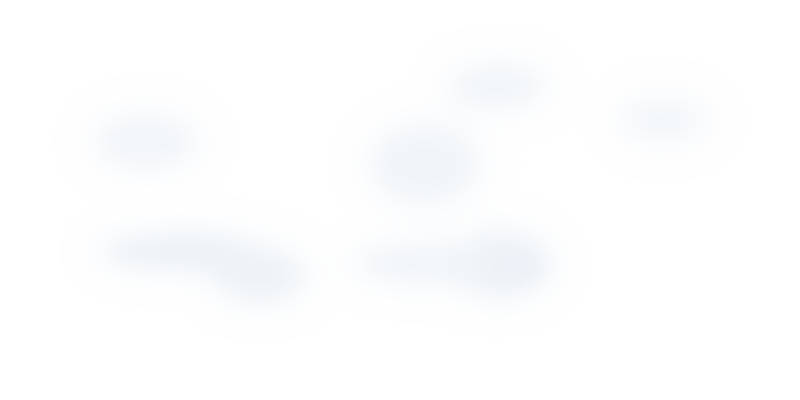
#> input picture art/concepts/env_fx_cloud_mist_20261011/cloud_candidate.png, 800 x 400 px, given in place of near_path_02.webp, which was not available
$ python generate_mist_density_anim.py
#> lines starting #> are read from the running program, lines starting #| are printed output that depends on the picture; after the words box and inside, x2 and y2 are one past the last pixel; in counts of white or black regions, pixels touching at a corner belong together; pictures that were not available may be replaced by others from this repository, and a replacement may not be noted
#!/usr/bin/env python3
"""Reproducible generator for lake/creek mist isolation candidate (#749).

Two hand-painted mist layers (derived from approved mist_candidate.png) +
multi-scale continuous alpha/micro-deform modulation + soft spatial envelope.
Foreground path / cottage / bridge / paper rim stay pixel-stable across frames.

Aligned with godot_preview/mist_density.gdshader defaults.
# 2026-10-14 加强运动：整数谐波聚散 + 可见漂移/抬升。phase 与 phase+2π 相同。
# 手绘层本身横向几乎均匀，平移必须带动调制波；覆盖度只乘一次，避免运动被平方吃掉。
"""
from __future__ import annotations

import argparse
import os
import shutil

import numpy as np
from PIL import Image, ImageDraw, ImageFilter

# Defaults mirrored by mist_density.gdshader / mist_density_preview.tscn
BASE_SIZE = (1672, 941)
# 雾带重心放到湖面与溪水上方。手绘层是横向均匀的竖向渐变，落点由原点决定。
# 远层在 phase=π（抬升最大）时，密度峰值落在湖面 y≈430，而不是近岸草地。
# 近层密度峰值落在前景溪床。草地靠包络挖空，运动幅度不减弱。
FAR_ORIGIN = (40, 70)
NEAR_ORIGIN = (20, 380)
FAR_SCALE = 1.0  # layers already pre-scaled into mist_far/near pngs
NEAR_SCALE = 1.0
# 调制分母（层像素）。波长 = 2π * 分母；一圈平移一个大团波长。
FAR_MOD_XX = 230.0
FAR_MOD_YY = 160.0
FAR_MOD_FINE = 92.0
NEAR_MOD_XX = 145.0
NEAR_MOD_YY = 110.0
NEAR_MOD_FINE = 60.0
# 水平漂移（像素，sin(phase)）。带动层空间里的浓淡波，不是空移一块均匀色带。
FAR_DRIFT_PX = 150.0
NEAR_DRIFT_PX = -120.0
# 垂直抬升（像素）。(1-cos(phase))/2：起点贴谷底，中点抬到最高，一圈回到起点。
FAR_LIFT_PX = 48.0
NEAR_LIFT_PX = 62.0
# 微形变幅度（像素）。空间周期须与 shader 常量一致。
FAR_DEFORM = 22.0
NEAR_DEFORM = 30.0
DEFORM_X_PERIOD = 160.0
DEFORM_Y_PERIOD = 300.0
# 近层相位错开，避免两层同步呼吸
NEAR_PHASE = 2.1
# 远层相对强度
FAR_STRENGTH = 0.90
# 单层覆盖上限，峰值是乳白色雾团，不是铺满的死白
CA_CAP = 170.0
# 旧谷地整条软带的模糊半径。水面包络改用 WATER_BLUR / EDGE_BLUR，这个值留着对照。
BLUR_RADIUS = 26
# 只在这两扇窗里认水面。窗外的蓝灰是远山和松林，不能收成雾。
LAKE_WINDOW = (590, 408, 870, 476)
CREEK_WINDOW = (155, 530, 390, 870)
# 膨胀之后还允许留雾的范围。比检测窗宽一圈，仍然不进中央草地。
LAKE_ALLOW = (545, 372, 905, 484)
CREEK_ALLOW = (120, 520, 390, 890)
LAKE_LOFT_PX = (16, 34)
# 溪水细脊，只补蓝水检测的断口，半宽很小，膨胀后才形成贴水面的雾。
CREEK_CENTERLINE = (
    (318, 548),
    (286, 590),
    (262, 635),
    (248, 680),
    (232, 730),
    (236, 780),
    (218, 825),
    (206, 870),
)
CREEK_SPINE_RADIUS = 8
# 水面外扩。太大就会盖住河岸草地。
WATER_DILATE = 14
LOFT_DILATE = 8
# 中央与右侧草坪。溪水在这条线左侧，湖面在这条线上方。
MEADOW_BOX = (430, 508, 1672, 941)
# Hard protect ellipses / polygons (black = protect) before the last soft blur
PATH_ELLIPSE = (400, 780, 1150, 970)  # 近景小路
COTTAGE_BOX = (1120, 340, 1640, 800)  # 木屋含屋顶
# 只挖桥面，不再用大矩形把桥下溪水一起挖掉
BRIDGE_BOX = (150, 468, 430, 552)
PAPER_RIM = 28  # fade outer paper edge
WATER_BLUR = 18
EDGE_BLUR = 8


def mist_modulation(phase: float, xx: np.ndarray, yy: np.ndarray, mod_xx: float, mod_yy: float, mod_fine: float) -> np.ndarray:
    """整数谐波聚散。只用 1× 与 2×，phase=0 与 phase=2π 相同，循环缝无跳变。

    大团每圈平移一个波长（中点相对起点错开半个波长）；细团两圈、反向。
    """
    bank = np.sin(phase + xx / mod_xx + yy / (mod_yy * 1.7))
    wisp = np.sin(phase * 2.0 - xx / mod_fine + yy / mod_yy)
    # 薄隙仍留一点雾，峰值拉到明显的一团
    mod = 0.12 + 0.58 * bank + 0.30 * wisp
    return np.clip(mod, 0.02, 1.0)


def _stroke_ribbon(draw: ImageDraw.ImageDraw, points: tuple[tuple[int, int], ...], radius: int) -> None:
    """沿溪水中心线画圆头雾带。白=允许雾。"""
    if len(points) >= 2:
        draw.line(list(points), fill=255, width=max(1, radius * 2), joint="curve")
    for x, y in points:
        draw.ellipse((x - radius, y - radius, x + radius, y + radius), fill=255)


def _dilate_mask(mask_u8: np.ndarray, radius: int) -> np.ndarray:
    """方形最大值膨胀。半径按像素，用来让雾贴着水面稍稍挂出来。"""
    im = Image.fromarray(mask_u8, "L")
    left = int(radius)
    while left > 0:
        step = min(7, left)
        im = im.filter(ImageFilter.MaxFilter(step * 2 + 1))
        left -= step
    return np.array(im)


def _water_core(base_img: Image.Image) -> np.ndarray:
    """蓝水面，外加溪廊里的白沫。返回 0/255。"""
    rgb = np.array(base_img.convert("RGB")).astype(np.int16)
    rr, gg, bb = rgb[:, :, 0], rgb[:, :, 1], rgb[:, :, 2]
    h, w = rr.shape
    ys = np.arange(h)[:, None]
    xs = np.arange(w)[None, :]

    def _inside(window: tuple[int, int, int, int]) -> np.ndarray:
        x0, y0, x1, y1 = window
        return (xs >= x0) & (xs < x1) & (ys >= y0) & (ys < y1)

    # 溪、湖的蓝水。纸边、远山蓝灰和暖色草地进不来。
    water = (bb > rr + 14) & (bb > gg + 2) & (bb > 85) & (rr < 235)
    water &= _inside(LAKE_WINDOW) | _inside(CREEK_WINDOW)
    # 溪床白沫不够蓝，只在溪廊里收，避免把云和纸边算成水。
    foam = (bb > 168) & (bb + 8 >= gg) & (bb + 6 >= rr) & (rr < 240)
    foam &= _inside(CREEK_WINDOW)
    core = np.where(water | foam, 255, 0).astype(np.uint8)
    # 湖面再向上抬一层，雾浮在湖水上方，不向近岸草地铺。
    lx0, ly0, lx1, ly1 = LAKE_WINDOW
    lake = (core > 0) & (ys >= ly0) & (ys <= ly1) & (xs >= lx0) & (xs <= lx1)
    loft = np.zeros_like(lake)
    for shift in LAKE_LOFT_PX:
        loft[:-shift] |= lake[shift:]
    spine = Image.new("L", (w, h), 0)
    _stroke_ribbon(ImageDraw.Draw(spine), CREEK_CENTERLINE, CREEK_SPINE_RADIUS)
    out = np.maximum(core, np.array(spine))
    out = np.maximum(out, np.where(loft, 255, 0).astype(np.uint8))
    return out


def build_envelope(base_img: Image.Image) -> Image.Image:
    """白=允许雾，黑=保护。雾贴着湖面和溪水，中央草地挖空。"""
    w, h = base_img.size
    core = _water_core(base_img)
    # 湖面抬升那一层少扩一点，避免爬上远岸山坡；水面本身按 WATER_DILATE 挂出一圈。
    lx0, ly0, lx1, ly1 = LAKE_WINDOW
    ys = np.arange(h)[:, None]
    xs = np.arange(w)[None, :]
    lake_band = (ys >= ly0 - max(LAKE_LOFT_PX)) & (ys <= ly1) & (xs >= lx0) & (xs <= lx1)
    halo = _dilate_mask(core, WATER_DILATE)
    # 抬升层如果被同样膨胀，会在山坡上摊开。山坡上只留未膨胀的核心。
    hillside = lake_band & (ys < ly0)
    halo[hillside] = core[hillside]
    # 膨胀不得逃出湖面/溪水允许区，远山和中央草地保持无雾。
    allow = np.zeros_like(halo, dtype=bool)
    for window in (LAKE_ALLOW, CREEK_ALLOW):
        x0, y0, x1, y1 = window
        allow |= (xs >= x0) & (xs < x1) & (ys >= y0) & (ys < y1)
    halo[~allow] = 0
    # 绿岸压低。水面核心保持满强度，草地只留很窄的一圈软边。
    rgb = np.array(base_img.convert("RGB")).astype(np.int16)
    green = (rgb[:, :, 1] > rgb[:, :, 2] + 10) & (core == 0)
    halo = halo.astype(np.float32)
    halo[green] *= 0.22
    env = Image.fromarray(np.clip(halo, 0, 255).astype(np.uint8), "L").filter(ImageFilter.GaussianBlur(radius=WATER_BLUR))
    # 草坪、小路、屋顶、桥面、纸边。先挖再轻模糊，岸边软、草地不铺雾。
    draw = ImageDraw.Draw(env)
    draw.rectangle(list(MEADOW_BOX), fill=0)
    draw.ellipse(list(PATH_ELLIPSE), fill=0)
    draw.rectangle(list(COTTAGE_BOX), fill=0)
    draw.rectangle(list(BRIDGE_BOX), fill=0)
    draw.rectangle([0, 0, w, PAPER_RIM], fill=0)
    draw.rectangle([0, h - PAPER_RIM, w, h], fill=0)
    draw.rectangle([0, 0, PAPER_RIM, h], fill=0)
    draw.rectangle([w - PAPER_RIM, 0, w, h], fill=0)
    env = env.filter(ImageFilter.GaussianBlur(radius=EDGE_BLUR))
    return env


def build_protect_masks(size: tuple[int, int]) -> tuple[Image.Image, Image.Image, Image.Image]:
    """Semantic allow-masks (white allow) for optional hard gate in shader."""
    def allow() -> Image.Image:
        return Image.new("L", size, 255)

    path = allow()
    ImageDraw.Draw(path).ellipse(list(PATH_ELLIPSE), fill=0)
    cottage = allow()
    ImageDraw.Draw(cottage).rectangle(list(COTTAGE_BOX), fill=0)
    bridge = allow()
    ImageDraw.Draw(bridge).rectangle(list(BRIDGE_BOX), fill=0)
    return path, cottage, bridge


def _muldiv255(a: np.ndarray, b: np.ndarray) -> np.ndarray:
    t = a.astype(np.int32) * b.astype(np.int32) + 128
    return ((t >> 8) + t) >> 8


def sample_layer(
    layer_rgba: np.ndarray,
    base_px_x: np.ndarray,
    base_px_y: np.ndarray,
    origin: tuple[int, int],
    phase: float,
    drift_px: float,
    lift_px: float,
    deform: float,
    mod_xx: float,
    mod_yy: float,
    mod_fine: float,
    strength: float,
) -> tuple[np.ndarray, np.ndarray]:
    """直线 RGB 与覆盖度 ca。覆盖度稍后只与包络相乘一次。"""
    h, w = layer_rgba.shape[:2]
    ox, oy = origin
    # 水平漂移带动调制采样点；垂直抬升让雾带边缘一圈内升起再落下
    drift = drift_px * np.sin(phase)
    lift = lift_px * (1.0 - np.cos(phase)) * 0.5
    lx = base_px_x - ox - drift + deform * 0.55 * np.sin(phase * 2.0 + base_px_y / DEFORM_X_PERIOD)
    ly = base_px_y - oy - lift + deform * np.cos(phase + base_px_x / DEFORM_Y_PERIOD)
    xi = np.floor(lx).astype(np.int32)
    yi = np.floor(ly).astype(np.int32)
    inside = (xi >= 0) & (xi < w) & (yi >= 0) & (yi < h)
    rgb = np.zeros(base_px_x.shape + (3,), dtype=np.float64)
    a = np.zeros(base_px_x.shape, dtype=np.int32)
    if not inside.any():
        return rgb, a
    xs = xi[inside]
    ys = yi[inside]
    pix = layer_rgba[ys, xs]
    mod = mist_modulation(phase, xs.astype(np.float64), ys.astype(np.float64), mod_xx, mod_yy, mod_fine)
    ca = np.clip(np.floor(pix[:, 3].astype(np.float64) * mod * strength), 0, CA_CAP).astype(np.int32)
    rgb[inside] = pix[:, :3]
    a[inside] = ca
    return rgb, a


def composite_frame(
    base_rgb: np.ndarray,
    far: np.ndarray,
    near: np.ndarray,
    mask_u8: np.ndarray,
    phase: float,
    strength: float = 1.0,
) -> np.ndarray:
    h, w = base_rgb.shape[:2]
    yy, xx = np.mgrid[0:h, 0:w].astype(np.float64)
    far_rgb, far_a = sample_layer(
        far, xx, yy, FAR_ORIGIN, phase, FAR_DRIFT_PX, FAR_LIFT_PX, FAR_DEFORM,
        FAR_MOD_XX, FAR_MOD_YY, FAR_MOD_FINE, strength * FAR_STRENGTH,
    )
    near_rgb, near_a = sample_layer(
        near, xx, yy, NEAR_ORIGIN, phase + NEAR_PHASE, NEAR_DRIFT_PX, NEAR_LIFT_PX, NEAR_DEFORM,
        NEAR_MOD_XX, NEAR_MOD_YY, NEAR_MOD_FINE, strength,
    )
    # 先远后近。覆盖度 = ca 与包络各乘一次，雾色按这个比例盖到原画上。
    out = base_rgb.astype(np.float64)
    mask_i = mask_u8.astype(np.int32)
    for rgb, a in ((far_rgb, far_a), (near_rgb, near_a)):
        cov = _muldiv255(a, mask_i).astype(np.float64) / 255.0
        out = rgb * cov[..., None] + out * (1.0 - cov[..., None])
    return np.clip(np.round(out), 0, 255).astype(np.uint8)


def _paths(base_path, far_path, near_path):
    script_dir = os.path.dirname(os.path.abspath(__file__))
    repo_root = os.path.abspath(os.path.join(script_dir, "..", "..", ".."))
    if base_path is None:
        base_path = os.path.join(repo_root, "assets", "holiday", "exploration", "near_path_02.webp")
    if far_path is None:
        far_path = os.path.join(script_dir, "mist_far_layer.png")
    if near_path is None:
        near_path = os.path.join(script_dir, "mist_near_layer.png")
    return script_dir, repo_root, base_path, far_path, near_path


# [12 lines left out: function export_preview, not called in this run]


def generate(out_dir=None, n_frames=40, base_path=None, far_path=None, near_path=None, export_preview_tex=False):
    script_dir, _repo, base_path, far_path, near_path = _paths(base_path, far_path, near_path)
    if out_dir is None:
        out_dir = os.path.join(script_dir, "anim_frames")
    os.makedirs(out_dir, exist_ok=True)

    base_img = Image.open(base_path).convert("RGBA")
    if base_img.size != BASE_SIZE:
        print(f"WARN: base size {base_img.size} != {BASE_SIZE}")
    far_img = Image.open(far_path).convert("RGBA")
    near_img = Image.open(near_path).convert("RGBA")
    env = build_envelope(base_img)
    path_m, cottage_m, bridge_m = build_protect_masks(base_img.size)
    mask_u8 = np.array(env.convert("L"))
    base_rgb = np.array(base_img.convert("RGB"))
    far = np.array(far_img)
    near = np.array(near_img)

    for i in range(n_frames):
        phase = i / n_frames * 2 * np.pi
        frame = composite_frame(base_rgb, far, near, mask_u8, phase)
        Image.fromarray(frame, "RGB").save(os.path.join(out_dir, f"mist_frame_{i:02d}.png"), optimize=True)

    # Low-motion static: phase 0 with reduced strength
    static = composite_frame(base_rgb, far, near, mask_u8, 0.0, strength=0.35)
    Image.fromarray(static, "RGB").save(os.path.join(out_dir, "mist_static_low_motion.png"), optimize=True)

    # Sample frames
    sample_dir = os.path.join(script_dir, "sample_frames")
    os.makedirs(sample_dir, exist_ok=True)
    for idx in (0, 10, 20, 30):
        src = os.path.join(out_dir, f"mist_frame_{idx:02d}.png")
        if os.path.isfile(src):
            shutil.copy2(src, os.path.join(sample_dir, f"mist_frame_{idx:02d}.png"))
    shutil.copy2(os.path.join(out_dir, "mist_static_low_motion.png"), os.path.join(sample_dir, "mist_static_low_motion.png"))

    # 保护区应几乎不动；水面浓淡在首帧与中帧必须肉眼可辨。循环缝应接近相邻帧，而不是跳变。
    f0 = np.array(Image.open(os.path.join(out_dir, "mist_frame_00.png")))
    f1 = np.array(Image.open(os.path.join(out_dir, "mist_frame_01.png")))
    f10 = np.array(Image.open(os.path.join(out_dir, "mist_frame_10.png")))
    f20 = np.array(Image.open(os.path.join(out_dir, "mist_frame_20.png")))
    f39 = np.array(Image.open(os.path.join(out_dir, "mist_frame_39.png")))
    protect = mask_u8 < 8
    # 包络里较实的部分现在是湖面和溪水，不再是整条谷地。
    water_band = mask_u8 > 100

    def _motion(a, b, label):
        d = np.abs(a.astype(np.int16) - b.astype(np.int16))
        ch = d.max(axis=2)
        water_mean = float(d[water_band].mean()) if water_band.any() else -1.0
        protect_max = int(d[protect].max()) if protect.any() else -1
        print(
            f"{label} mean {d.mean():.2f} water {water_mean:.2f} "
            f"frac>8 {(ch > 8).mean():.3f} frac>20 {(ch > 20).mean():.3f} "
            f"max {int(d.max())} protect_max {protect_max}"
        )

    _motion(f0, f1, "frame00 vs 01")
    _motion(f0, f10, "frame00 vs 10")
    _motion(f0, f20, "frame00 vs 20")
    _motion(f0, f39, "frame00 vs 39 seam")

    env.save(os.path.join(script_dir, "mask_envelope.png"), optimize=True)
    if export_preview_tex:
        export_preview(script_dir, base_img, far_img, near_img, env, path_m, cottage_m, bridge_m)

    print(f"Generated {n_frames} frames + static in {out_dir}")
    print(f"Base: {base_path}")
    print(f"Far: {far_path}")
    print(f"Near: {near_path}")


def main():
    ap = argparse.ArgumentParser(description="Generate #749 mist isolation candidate frames")
    ap.add_argument("--frames", type=int, default=40)
    ap.add_argument("--out", default=None)
    ap.add_argument("--base", default=None)
    ap.add_argument("--far", default=None)
    ap.add_argument("--near", default=None)
    ap.add_argument("--export-preview", action="store_true")
    args = ap.parse_args()
    generate(
        out_dir=args.out,
        n_frames=args.frames,
        base_path=args.base,
        far_path=args.far,
        near_path=args.near,
        export_preview_tex=args.export_preview,
    )
#> in generate, base_img is the input picture: PIL image 800x400 RGBA; mean R, G, B, A 237.1, 242.8, 248.5, 16.3
#| WARN: base size (800, 400) != (1672, 941)
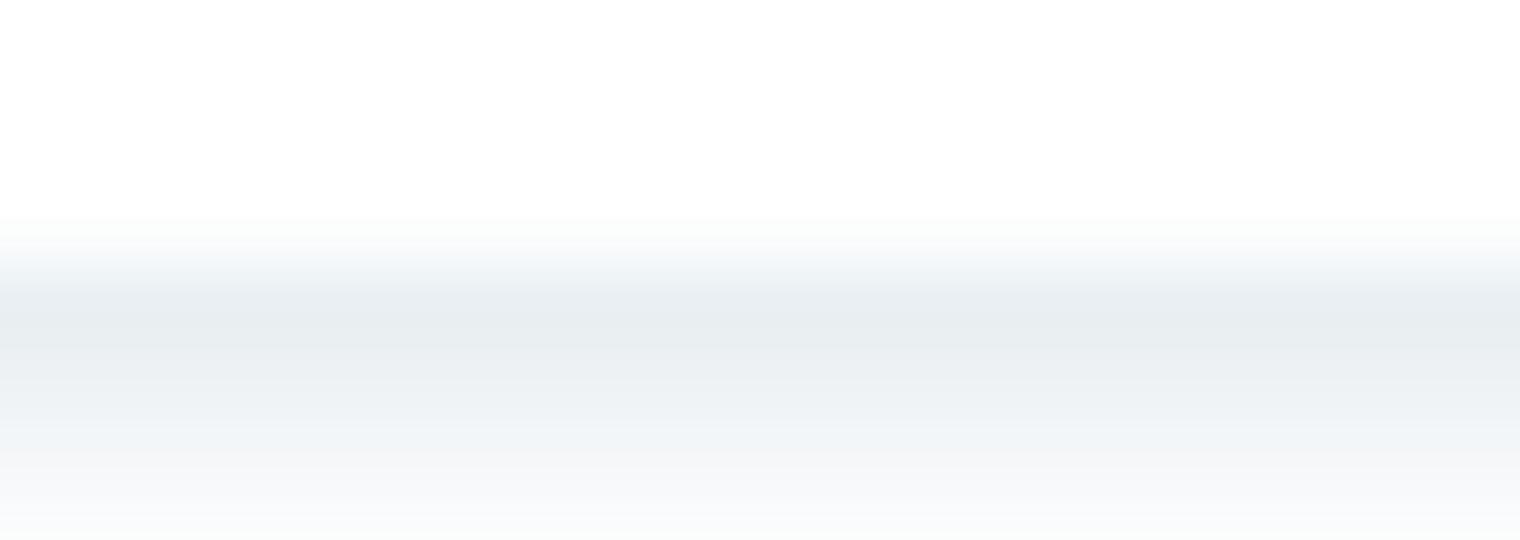
#> input picture art/concepts/env_fx_mist_20261014/mist_far_layer.png, 1520 x 540 px
#> in generate, far_img is the input picture: PIL image 1520x540 RGBA; mean R, G, B, A 141.2, 145.3, 148.4, 67.1
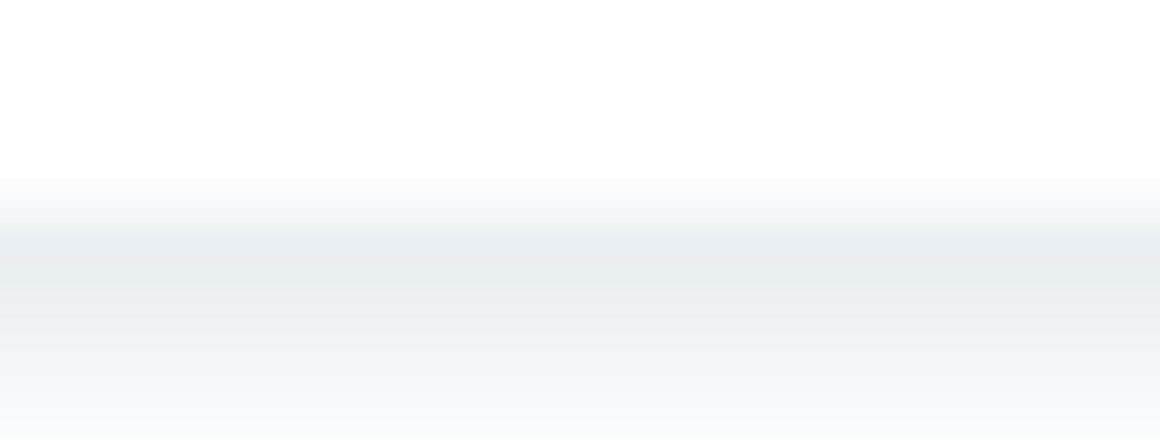
#> input picture art/concepts/env_fx_mist_20261014/mist_near_layer.png, 1160 x 440 px
#> in generate, near_img is the input picture: PIL image 1160x440 RGBA; mean R, G, B, A 141.2, 145.2, 148.2, 67.1
#> in _water_core, `water = (bb > rr + 14) & (bb > gg + 2) & (bb > 85) & (rr < 235)`:
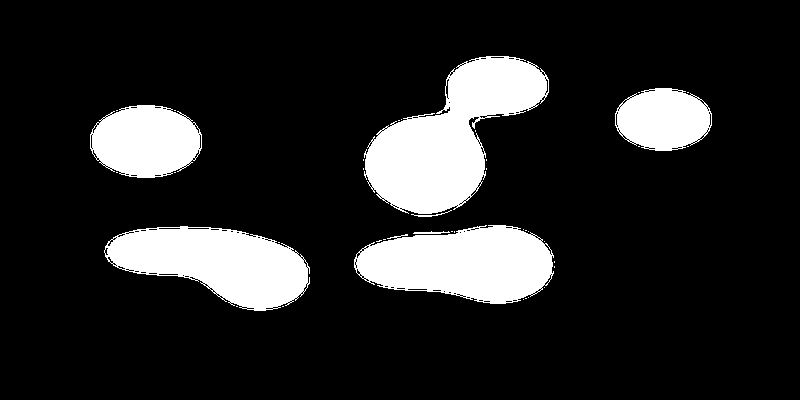
#> water: shape (400, 800) bool; 15% white; 39 white regions (32 under 20 px), largest, box (x1, y1, x2, y2) and area: (364, 56, 549, 214) 14726, (354, 225, 554, 304) 11311, (104, 226, 310, 311) 10832
#> in _water_core, `water &= _inside(LAKE_WINDOW) | _inside(CREEK_WINDOW)`: water: shape (400, 800) bool; 14.99% of pixels changed, all inside (x1, y1, x2, y2) = (90, 56, 712, 311)
#> in _water_core, `foam = (bb > 168) & (bb + 8 >= gg) & (bb + 6 >= rr) & (rr < 240)`:
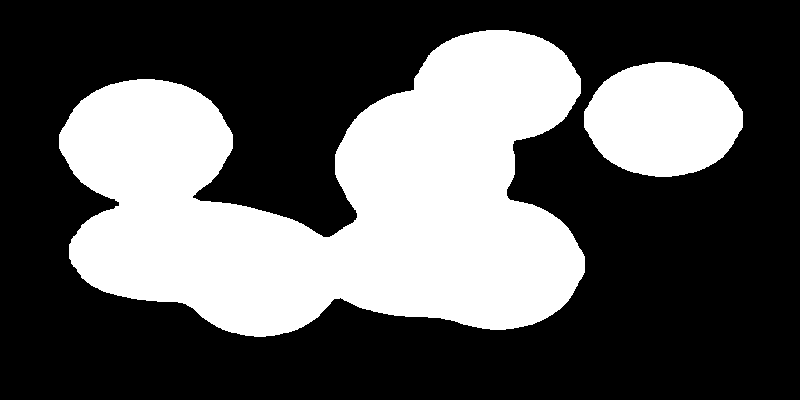
#> foam: shape (400, 800) bool; 35.3% white; 2 white regions, box (x1, y1, x2, y2) and area: (59, 30, 585, 337) 98886, (584, 62, 743, 177) 14097
#> after the loop in _dilate_mask, `while left > 0:`: left = 0
#> after the loop in build_envelope, `for window in (LAKE_ALLOW, CREEK_ALLOW):`:
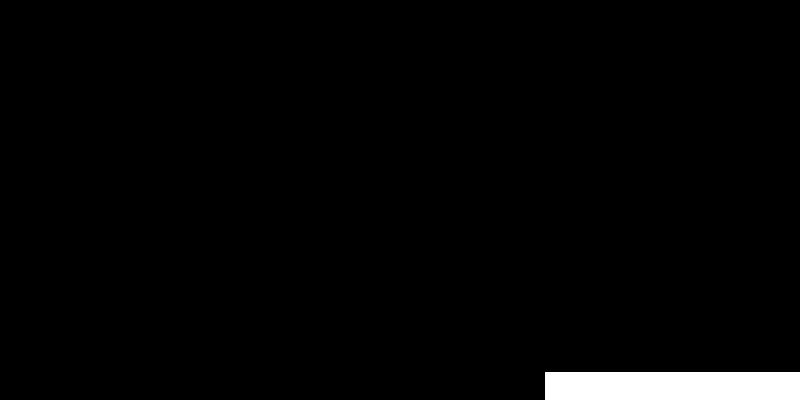
#> allow: shape (400, 800) bool; 2.2% white; 1 white region, box (x1, y1, x2, y2) and area: (545, 372, 800, 400) 7140
#> in build_envelope, `halo = halo.astype(np.float32)`: halo: shape (400, 800) float32; every value is 0
#> in build_protect_masks, `path = allow()`: path: PIL image 800x400 L; every value is 255
#> the loop in generate, `for i in range(n_frames):` made 40 passes
#> pass 1, in sample_layer, `lx = base_px_x - ox - drift + deform * 0.55 * np.sin(phase * 2.0 + bas..`:
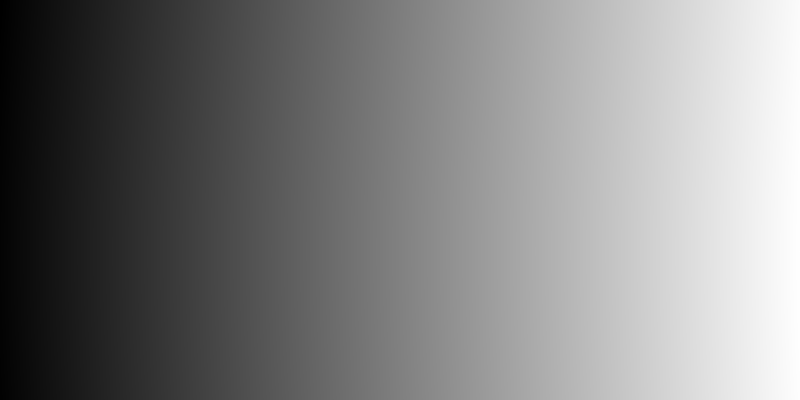
#> lx: shape (400, 800) float64; min -40, max 771.1, mean 368.2; drawn with min black and max white
#> pass 1, in sample_layer, `ly = base_px_y - oy - lift + deform * np.cos(phase + base_px_x / DEFOR..`:
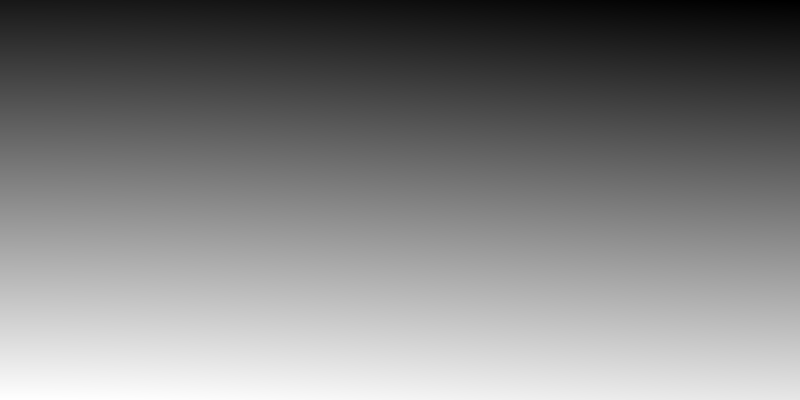
#> ly: shape (400, 800) float64; min -89.53, max 351, mean 133.3; drawn with min black and max white
#> in generate, `protect = mask_u8 < 8`: protect: shape (400, 800) bool; every value is 1
#> in _motion, `d = np.abs(a.astype(np.int16) - b.astype(np.int16))`: d: shape (400, 800, 3) int16; every value is 0
#> in _motion, `ch = d.max(axis=2)`: ch: shape (400, 800) int16; every value is 0
#> in _motion, `water_mean = float(d[water_band].mean()) if water_band.any() else -1.0`: water_mean = -1
#> in _motion, `protect_max = int(d[protect].max()) if protect.any() else -1`: protect_max = 0
#| frame00 vs 01 mean 0.00 water -1.00 frac>8 0.000 frac>20 0.000 max 0 protect_max 0
#| frame00 vs 10 mean 0.00 water -1.00 frac>8 0.000 frac>20 0.000 max 0 protect_max 0
#| frame00 vs 20 mean 0.00 water -1.00 frac>8 0.000 frac>20 0.000 max 0 protect_max 0
#| frame00 vs 39 seam mean 0.00 water -1.00 frac>8 0.000 frac>20 0.000 max 0 protect_max 0
#| Generated 40 frames + static in art/concepts/env_fx_mist_20261014/anim_frames


if __name__ == "__main__":
    main()
